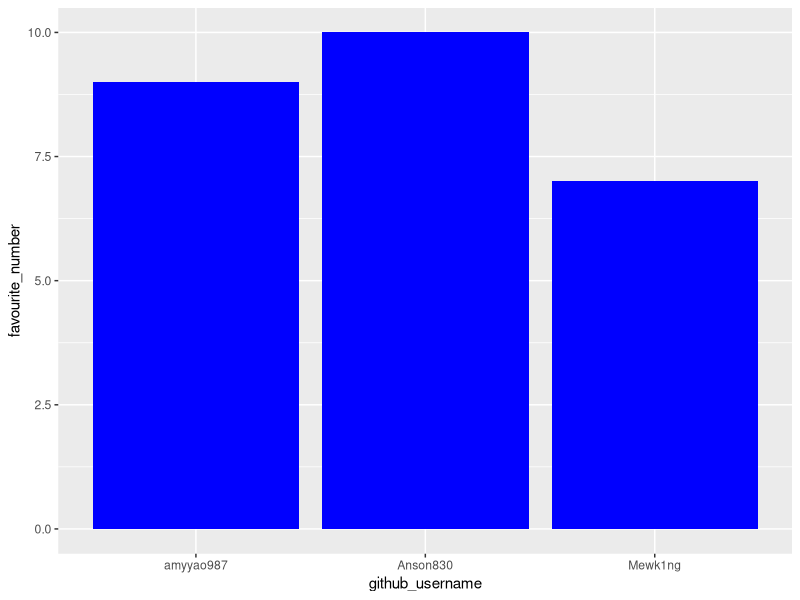
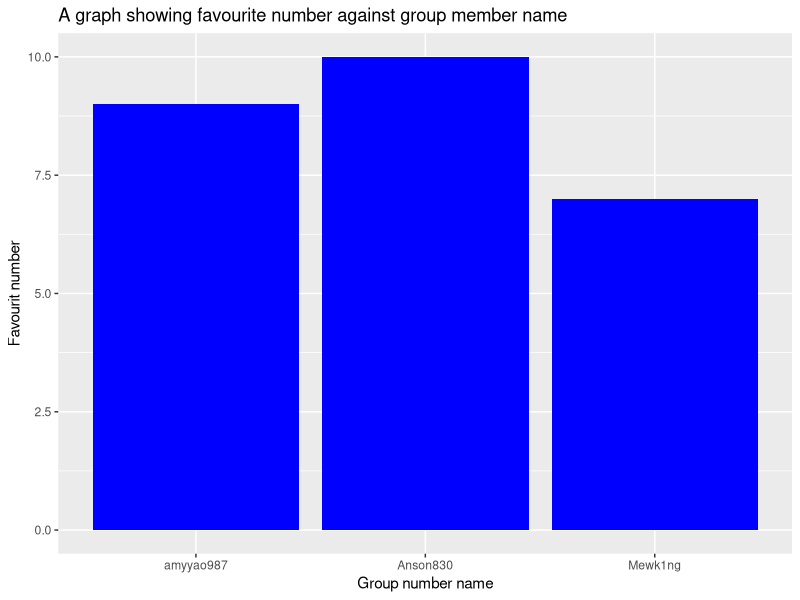
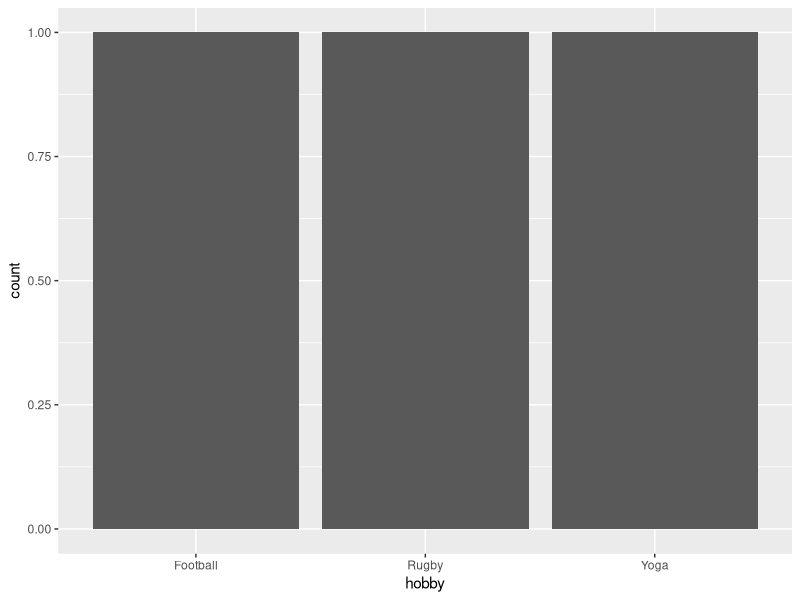

Here is the R script that generated these plots, in order:
## ---- chunk 1
library(tidyverse) 
## ---- chunk 2
team_data <- tibble(
  name = c("Henry", "Anson", 
           "Amy"),
  github_username = c("Mewk1ng", "Anson830", 
                      "amyyao987"), 
  colour = c("blue", "blue", 
             "blue"),
  hobby = c("Rugby", "Football", 
            "Yoga"),
  favourite_number = c(7, 10, 9)
  )

team_data
## ---- chunk 3
p1 <- ggplot(data = team_data, 
             mapping = aes(x = github_username, 
                           y = favourite_number,
                           fill = colour), 
             ) +
   geom_col() +
   scale_fill_identity()
p1
## ---- chunk 4
p1 + labs(x = "Group number name", 
          y = "Favourit number",
          title = "A graph showing favourite number against group member name")
## ---- chunk 5
p2 <- ggplot(team_data, aes(x = hobby)) +
  geom_bar()
p2
